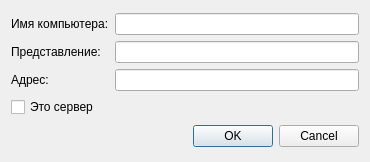
<?xml version="1.0" encoding="UTF-8"?>
<ui version="4.0">
 <class>DialogComputer</class>
 <widget class="QDialog" name="DialogComputer">
  <property name="geometry">
   <rect>
    <x>0</x>
    <y>0</y>
    <width>370</width>
    <height>162</height>
   </rect>
  </property>
  <property name="windowTitle">
   <string>Dialog</string>
  </property>
  <layout class="QGridLayout" name="gridLayout_2">
   <item row="0" column="0">
    <layout class="QGridLayout" name="gridLayout">
     <item row="0" column="1">
      <widget class="QLineEdit" name="lineEdit"/>
     </item>
     <item row="2" column="1">
      <widget class="QLineEdit" name="lineEdit_2"/>
     </item>
     <item row="3" column="0">
      <widget class="QCheckBox" name="checkBox">
       <property name="text">
        <string>Это сервер</string>
       </property>
      </widget>
     </item>
     <item row="2" column="0">
      <widget class="QLabel" name="label_2">
       <property name="text">
        <string>Адрес:</string>
       </property>
      </widget>
     </item>
     <item row="0" column="0">
      <widget class="QLabel" name="label">
       <property name="text">
        <string>Имя компьютера:</string>
       </property>
      </widget>
     </item>
     <item row="1" column="0">
      <widget class="QLabel" name="label_3">
       <property name="text">
        <string>Представление:</string>
       </property>
      </widget>
     </item>
     <item row="1" column="1">
      <widget class="QLineEdit" name="lineEdit_3"/>
     </item>
    </layout>
   </item>
   <item row="1" column="0">
    <widget class="QDialogButtonBox" name="buttonBox">
     <property name="orientation">
      <enum>Qt::Horizontal</enum>
     </property>
     <property name="standardButtons">
      <set>QDialogButtonBox::Cancel|QDialogButtonBox::Ok</set>
     </property>
    </widget>
   </item>
  </layout>
 </widget>
 <resources/>
 <connections>
  <connection>
   <sender>buttonBox</sender>
   <signal>accepted()</signal>
   <receiver>DialogComputer</receiver>
   <slot>accept()</slot>
   <hints>
    <hint type="sourcelabel">
     <x>248</x>
     <y>254</y>
    </hint>
    <hint type="destinationlabel">
     <x>157</x>
     <y>274</y>
    </hint>
   </hints>
  </connection>
  <connection>
   <sender>buttonBox</sender>
   <signal>rejected()</signal>
   <receiver>DialogComputer</receiver>
   <slot>reject()</slot>
   <hints>
    <hint type="sourcelabel">
     <x>316</x>
     <y>260</y>
    </hint>
    <hint type="destinationlabel">
     <x>286</x>
     <y>274</y>
    </hint>
   </hints>
  </connection>
 </connections>
</ui>
